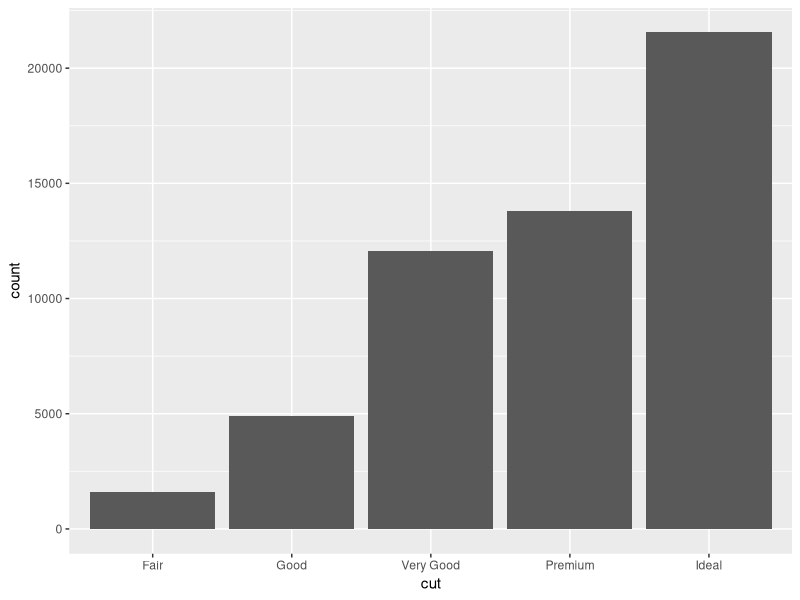
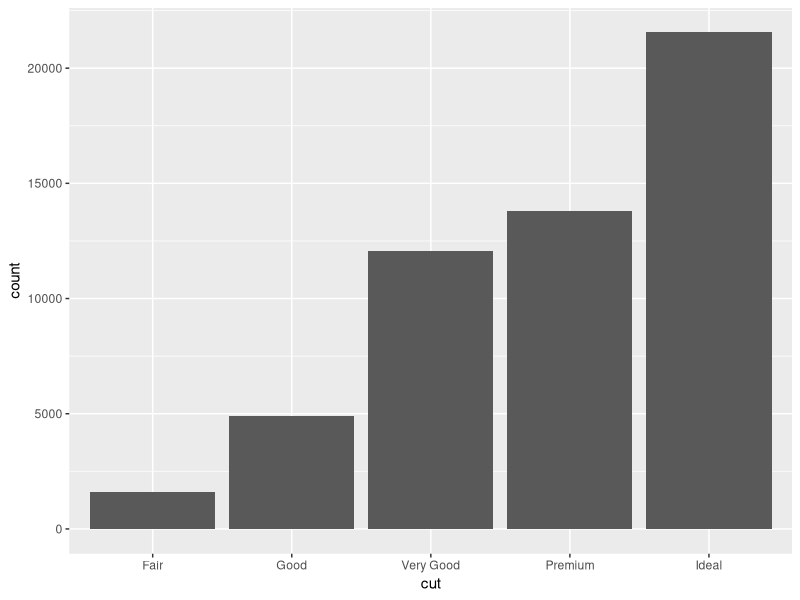
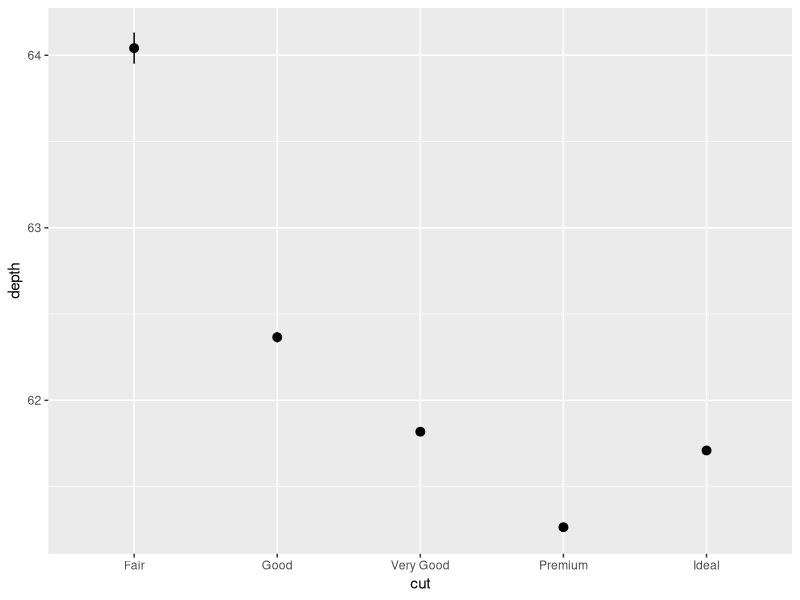
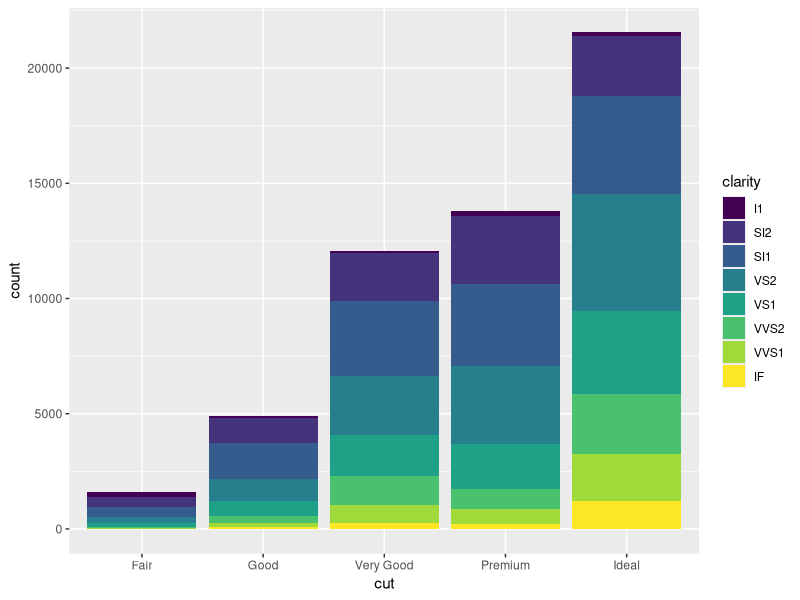

Write the R code that produced these figures, in order.
# Exercise 2: More ggplot2 Grammar

# Install and load `ggplot2`
# install.packages("ggplot2") # if needed
library(ggplot2)

# For this exercise you will again be working with the `diamonds` data set.
# Use `?diamonds` to review details about this data set
?diamonds


## Statistical Transformations

# Draw a bar chart of the diamonds data, organized by cut
# The height of each bar is based on the "count" (number) of diamonds with that cut
ggplot(diamonds) + geom_bar(aes(x=cut))

# Use the `stat_count` to apply the statistical transformation "count" to the diamonds
# by cut. You do not need a separate geometry layer!
ggplot(diamonds) + stat_count(aes(x= cut))

# Use the `stat_summary` function to draw a chart with a summary layer.
# Map the x-position to diamond `cut`, and the y-position to diamond `depth`
# Bonus: use `min` as the function ymin, `max` as the function ymax, and `median` as the function y
ggplot(diamonds) + stat_summary(mapping = aes(x=cut, y=depth))


## Position Adjustments

# Draw a bar chart of diamond data organized by cut, with each bar filled by clarity.
# You should see a _stacked_ bar chart.
ggplot(diamonds) + geom_bar(aes(x=cut, fill = clarity))

# Draw the same chart again, but with each element positioned to "fill" the y axis


# Draw the same chart again, but with each element positioned to "dodge" each other


# Draw a plot with point geometry with the x-position mapped to `cut` and the y-position mapped to `clarity`
# This creates a "grid" grouping the points


# Use the "jitter" position adjustment to keep the points from all overlapping!
# (This works a little better with a sample of diamond data, such as from the previous exercise).



## Scales

# Draw a "boxplot" (with `geom_boxplot()`) for the diamond's price (y) by color (x)


# This has a lot of outliers, making it harder to read. To fix this, draw the same plot but
# with a _logarithmic_ scale for the y axis.


# For another version, draw the same plot but with `violin` geometry instead of `boxplot` geometry!
# How does the logarithmic scale change the data presentation?


# Another interesting plot: draw a plot of the diamonds price (y) by carat (x), using a heatmap of 2d bins
# (geom_bin2d)
# What happens when you make the x and y channels scale logarithmically?


# Draw a scatter plot for the diamonds  price (y) by carat (x). Color each point by the clarity
# (Remember, this will take a while. Use a sample of the diamonds for faster results)


# Change the color of the previous plot using a ColorBrewer scale of your choice. What looks nice?



## Coordinate Systems

# Draw a bar chart with x-position and fill color BOTH mapped to cut
# For best results, SET the `width` of the geometry to be 1 (fill plot, no space between)
# You can save this to a variable for easier modifications


# Draw the same chart, but with the coordinate system flipped


# Draw the same chart, but in a polar coordinate system. Now you have a Coxcomb chart!



## Facets

# Take the scatter plot of price by carat data (colored by clarity) and add _facets_ based on
# the diamond's `color`



## Saving Plots

# Use the `ggsave()` function to save one of your plots (the most recent one generated) to disk.
# Name the output file "my-plot.png".
# Make sure you've set the working directory!!
